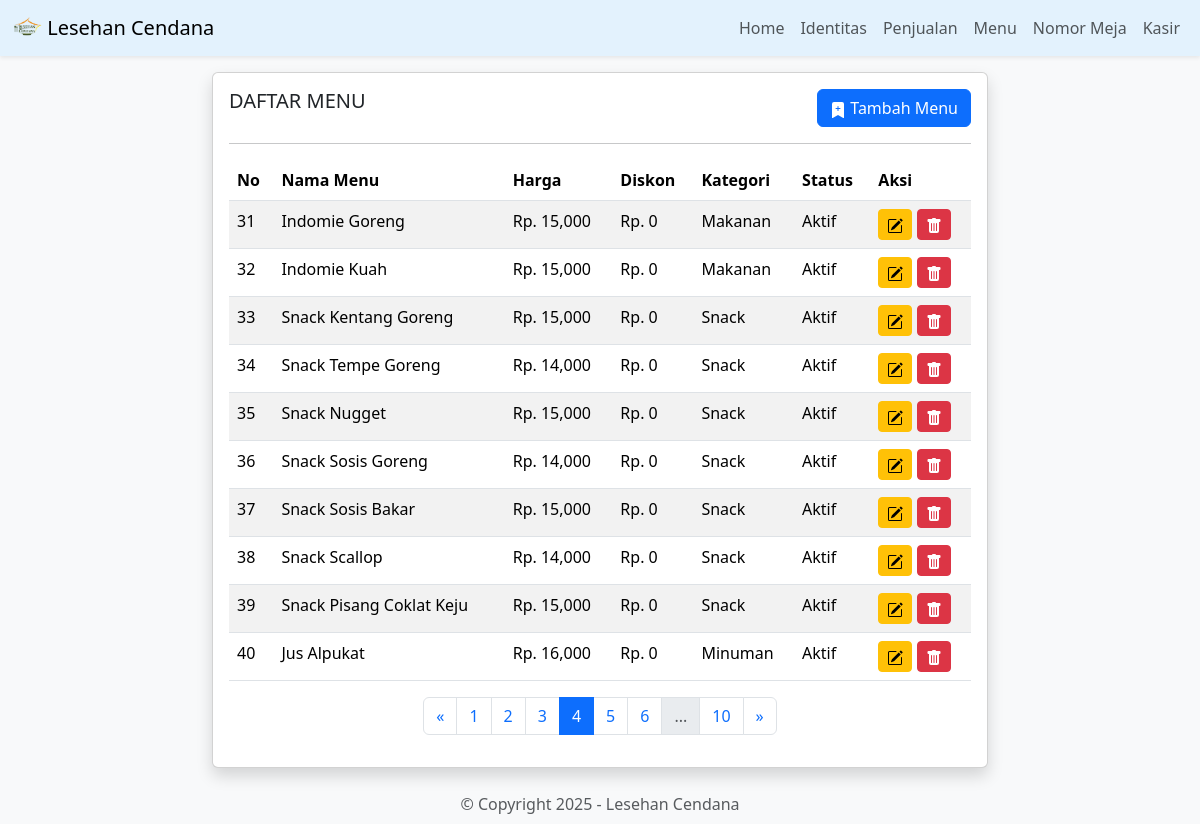
The page /main.php?module=menu&halaman=4 on the database its author committed.
### tables this page shows
CREATE TABLE `identitas` (
  `id` int NOT NULL,
  `nama` varchar(255) NOT NULL,
  `alamat` text NOT NULL,
  `telepon` varchar(50) NOT NULL
);

CREATE TABLE `menu` (
  `id` int NOT NULL,
  `nama_menu` varchar(255) NOT NULL,
  `harga` int NOT NULL,
  `diskon` int NOT NULL,
  `status` enum('1','0') NOT NULL,
  `kategori` char(25) NOT NULL,
  `created_at` timestamp NULL DEFAULT NULL,
  `updated_at` timestamp NULL DEFAULT NULL
);

### modul/menu/index.php (the view, shortened to what this page needs)
<?php
$jumlah_data_per_halaman = 10;
$halaman = isset($_GET['halaman']) ? (int)$_GET['halaman'] : 1;
$offset = ($halaman - 1) * $jumlah_data_per_halaman;
$sql_total_data = "SELECT COUNT(*) AS total FROM menu";
$query_total_data = mysqli_query($koneksi, $sql_total_data);
$total_data = mysqli_fetch_assoc($query_total_data)['total'];
$total_halaman = ceil($total_data / $jumlah_data_per_halaman);
$sql_menu = "SELECT * FROM menu LIMIT $offset, $jumlah_data_per_halaman";
$query_menu = mysqli_query($koneksi, $sql_menu);
?>
<div class="row  justify-content-center mt-3">
    <div class="col-8">
        <div class="card shadow">
            <div class="card-body">
                <div class="d-flex justify-content-between">
                    <h5 class="card-title">DAFTAR MENU</h5>
                    <button type="button" class="btn btn-primary" data-bs-toggle="modal" data-bs-target="#tambahMenu">
                        Tambah Menu
                    </button>
                </div>
                <hr>
                <div class="table-responsive">
                    <table class="table table-striped">
                        <thead>
                            <tr>
                                <th>No</th>
                                <th>Nama Menu</th>
                                <th>Harga</th>
                                <th>Diskon</th>
                                <th>Kategori</th>
                                <th>Status</th>
                                <th>Aksi</th>
                            </tr>
                        </thead>
                        <tbody>
                            <?php
                            $no = $offset + 1;
                            while ($data_menu = mysqli_fetch_array($query_menu)) {
                            ?>
                                <tr>
                                    <td><?= $no++; ?></td>
                                    <td><?= $data_menu['nama_menu']; ?></td>
                                    <td>Rp. <?= number_format($data_menu['harga'], 0); ?></td>
                                    <td>Rp. <?= number_format($data_menu['diskon'], 0) ?></td>
                                    <td><?= $data_menu['kategori']; ?></td>
                                    <td>
                                        <?= $data_menu['status'] == 1 ? 'Aktif' : 'Tidak Aktif'; ?>
                                    </td>
                                    <td>
                                        <button type="button" class="btn btn-warning btn-sm" data-bs-toggle="modal" data-bs-target="#editMenu<?= $data_menu['id']; ?>">
                                        </button>
                                        <?php
                                        $cek_menu = $koneksi->query("SELECT * FROM detail_penjualan WHERE id_menu = '$data_menu[id]'")->num_rows;
                                        if ($cek_menu == 0) {
                                        ?>
                                            <button type="button" class="btn btn-danger btn-sm" data-bs-toggle="modal" data-bs-target="#hapusMenu<?= $data_menu['id']; ?>">
                                            </button>
                                        <?php
                                        }
                                        ?>
                                    </td>
                                </tr>
                            <?php } ?>
                        </tbody>
                    </table>
                </div>
                <nav aria-label="Page navigation">
                    <ul class="pagination justify-content-center">
                        <?php if ($halaman > 1) : ?>
                            <li class="page-item">
                                <a class="page-link" href="?module=menu&halaman=<?= $halaman - 1; ?>" aria-label="Previous">
                                    <span aria-hidden="true">&laquo;</span>
                                </a>
                            </li>
                        <?php endif; ?>
                        <?php
                        $jumlah_tombol = 5;
                        $start_page = max(1, $halaman - floor($jumlah_tombol / 2));
                        $end_page = min($total_halaman, $start_page + $jumlah_tombol - 1);
                        if ($start_page > 1) {
                            echo '<li class="page-item"><a class="page-link" href="?module=menu&halaman=1">1</a></li>';
                        }
                        for ($i = $start_page; $i <= $end_page; $i++) {
                            echo '<li class="page-item ' . ($i == $halaman ? 'active' : '') . '">
                    <a class="page-link" href="?module=menu&halaman=' . $i . '">' . $i . '</a>
                  </li>';
                        }
                        if ($end_page < $total_halaman) {
                            if ($end_page < $total_halaman - 1) {
                                echo '<li class="page-item disabled"><span class="page-link">...</span></li>';
                            }
                            echo '<li class="page-item"><a class="page-link" href="?module=menu&halaman=' . $total_halaman . '">' . $total_halaman . '</a></li>';
                        }
                        ?>
                        <?php if ($halaman < $total_halaman) : ?>
                            <li class="page-item">
                                <a class="page-link" href="?module=menu&halaman=<?= $halaman + 1; ?>" aria-label="Next">
                                    <span aria-hidden="true">&raquo;</span>
                                </a>
                            </li>
                        <?php endif; ?>
                    </ul>
                </nav>
            </div>
        </div>
    </div>
</div>

### main.php (shortened to what this page needs)
<?php
include('koneksi.php');
$sql_identitas = "SELECT * FROM identitas";
$query_identitas = mysqli_query($koneksi, $sql_identitas);
$data_identitas = mysqli_fetch_array($query_identitas);
?>
<!DOCTYPE html>
<html lang="en">
<head>
    <link rel="stylesheet" href="bootstrap-5.3.3-dist/css/bootstrap.min.css">
</head>
<body class="bg-light">
    <nav class="navbar navbar-expand-lg shadow-sm" style="background-color: #e3f2fd;">
        <div class="container-fluid">
            <a class="navbar-brand" href="main.php?module=home">
                <img src="icons/icon-192x192.png" alt="Logo" width="30" height="24"
                    class="d-inline-block align-text-top">
                <?php echo $data_identitas['nama']; ?>
            </a>
            <div class="collapse navbar-collapse" id="navbarNav">
                <ul class="navbar-nav ms-auto">
                    <li class="nav-item">
                        <a class="nav-link" aria-current="page" href="main.php?module=home">Home</a>
                    </li>
                    <li class="nav-item">
                        <a class="nav-link" href="main.php?module=identitas">
                            Identitas
                        </a>
                    </li>
                    <li class="nav-item">
                        <a class="nav-link" href="main.php?module=penjualan">Penjualan</a>
                    </li>
                    <li class="nav-item">
                        <a class="nav-link" href="main.php?module=menu">Menu</a>
                    </li>
                    <li class="nav-item">
                        <a class="nav-link" href="main.php?module=meja">Nomor Meja</a>
                    </li>
                    <li class="nav-item">
                        <a class="nav-link" href="main.php?module=kasir">Kasir</a>
                    </li>
                </ul>
            </div>
        </div>
    </nav>
    <div class="container-fluid">
        <?php
        require_once('media.php');
        ?>
    </div>
    <div class="container-fluid mt-3">
        <div class="row py-2">
            <div class="col-12 text-center">
                <span class="text-muted">&copy; Copyright <?php echo date('Y'); ?> - <?php echo $data_identitas['nama']; ?></span>
            </div>
        </div>
    </div>
</body>
</html>

### rows shown on the page
identitas: nama "Lesehan Cendana"
menu: nama_menu "Indomie Goreng", harga "15,000", diskon "0", kategori "Makanan", status "Aktif"
menu: nama_menu "Indomie Kuah", harga "15,000", diskon "0", kategori "Makanan", status "Aktif"
menu: nama_menu "Snack Kentang Goreng", harga "15,000", diskon "0", kategori "Snack", status "Aktif"
menu: nama_menu "Snack Tempe Goreng", harga "14,000", diskon "0", kategori "Snack", status "Aktif"
menu: nama_menu "Snack Nugget", harga "15,000", diskon "0", kategori "Snack", status "Aktif"
menu: nama_menu "Snack Sosis Goreng", harga "14,000", diskon "0", kategori "Snack", status "Aktif"
menu: nama_menu "Snack Sosis Bakar", harga "15,000", diskon "0", kategori "Snack", status "Aktif"
menu: nama_menu "Snack Scallop", harga "14,000", diskon "0", kategori "Snack", status "Aktif"
menu: nama_menu "Snack Pisang Coklat Keju", harga "15,000", diskon "0", kategori "Snack", status "Aktif"
menu: nama_menu "Jus Alpukat", harga "16,000", diskon "0", kategori "Minuman", status "Aktif"

### other values the page prints
$total_halaman "10"
